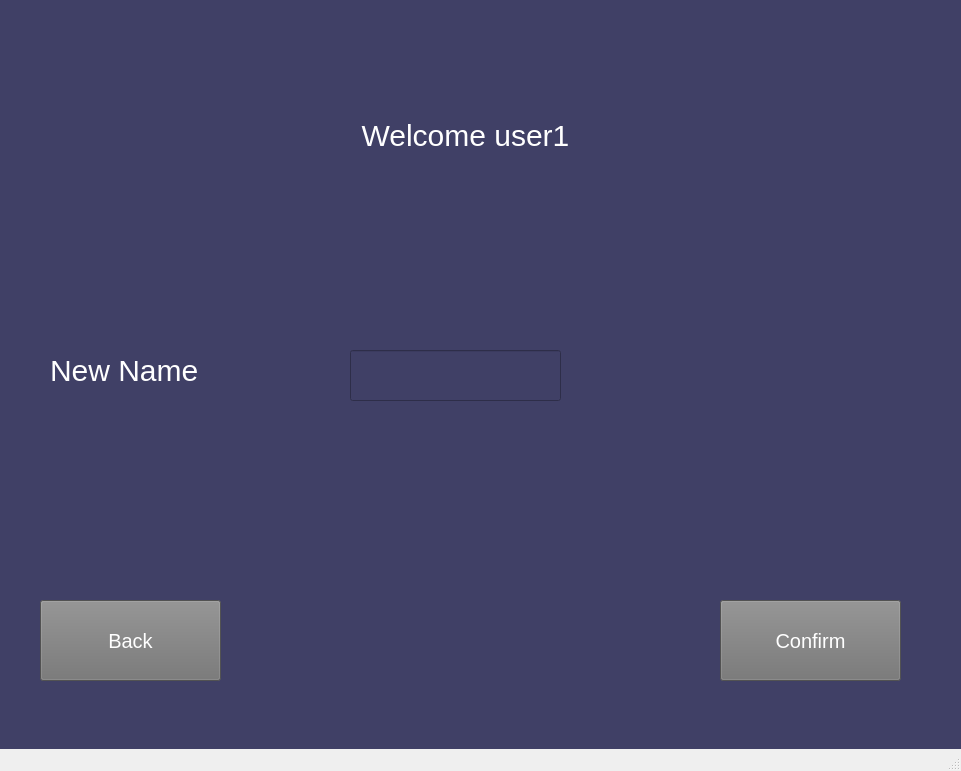
<?xml version="1.0" encoding="UTF-8"?>
<ui version="4.0">
 <class>MainWindow</class>
 <widget class="QMainWindow" name="MainWindow">
  <property name="geometry">
   <rect>
    <x>0</x>
    <y>0</y>
    <width>961</width>
    <height>771</height>
   </rect>
  </property>
  <property name="windowTitle">
   <string>MainWindow</string>
  </property>
  <widget class="QWidget" name="centralwidget">
   <widget class="QWidget" name="widget" native="true">
    <property name="geometry">
     <rect>
      <x>0</x>
      <y>0</y>
      <width>961</width>
      <height>771</height>
     </rect>
    </property>
    <property name="styleSheet">
     <string notr="true">background-color:#404066;</string>
    </property>
    <widget class="QLabel" name="label">
     <property name="geometry">
      <rect>
       <x>320</x>
       <y>100</y>
       <width>291</width>
       <height>71</height>
      </rect>
     </property>
     <property name="styleSheet">
      <string notr="true">font:30px ; 
color: white;</string>
     </property>
     <property name="text">
      <string>Welcome user1</string>
     </property>
     <property name="alignment">
      <set>Qt::AlignCenter</set>
     </property>
    </widget>
    <widget class="QLabel" name="label_2">
     <property name="geometry">
      <rect>
       <x>50</x>
       <y>340</y>
       <width>261</width>
       <height>61</height>
      </rect>
     </property>
     <property name="styleSheet">
      <string notr="true">font:30px ; 
color: white;</string>
     </property>
     <property name="text">
      <string>New Name </string>
     </property>
    </widget>
    <widget class="QPushButton" name="Confirm_Change_B">
     <property name="geometry">
      <rect>
       <x>720</x>
       <y>600</y>
       <width>181</width>
       <height>81</height>
      </rect>
     </property>
     <property name="styleSheet">
      <string notr="true">font:20px ; 
background-color: rgb(115, 115, 115);
color: white;</string>
     </property>
     <property name="text">
      <string>Confirm</string>
     </property>
    </widget>
    <widget class="QPushButton" name="Back_To_Edit_B">
     <property name="geometry">
      <rect>
       <x>40</x>
       <y>600</y>
       <width>181</width>
       <height>81</height>
      </rect>
     </property>
     <property name="styleSheet">
      <string notr="true">font:20px ; 
background-color: rgb(115, 115, 115);
color: white;</string>
     </property>
     <property name="text">
      <string>Back</string>
     </property>
    </widget>
    <widget class="QLineEdit" name="New_Name">
     <property name="geometry">
      <rect>
       <x>350</x>
       <y>350</y>
       <width>211</width>
       <height>51</height>
      </rect>
     </property>
    </widget>
   </widget>
  </widget>
  <widget class="QMenuBar" name="menubar">
   <property name="geometry">
    <rect>
     <x>0</x>
     <y>0</y>
     <width>961</width>
     <height>21</height>
    </rect>
   </property>
  </widget>
  <widget class="QStatusBar" name="statusbar"/>
 </widget>
 <resources/>
 <connections/>
</ui>
